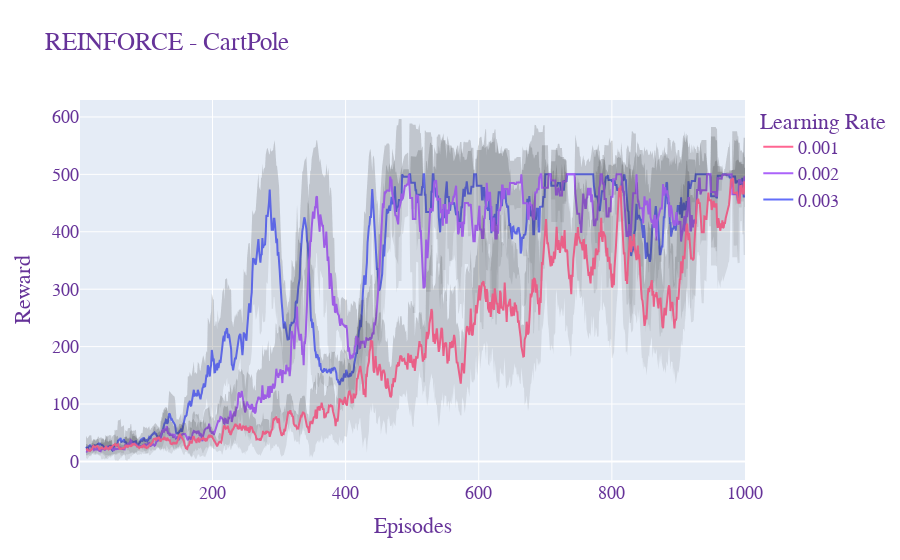

Write notebook code for a chart like this one.
### Code cell
run_cartpole()

### Figure 1 — Plotly figure (JSON) as saved in the notebook; plotly's stock layout.template omitted (floating-point values rounded to 4 significant figures; data arrays with more than 128 entries replaced by an {"elided": "..."} marker saying what was removed)
{"data": [{"mode": "lines", "name": "0.003", "type": "scatter", "x": {"elided": "1000 int values"}, "y": {"elided": "1000 float values"}}, {"fill": "tonexty", "fillcolor": "rgba(40, 40, 40, 0.1)", "line": {"width": 0}, "marker": {"color": "#444"}, "mode": "lines", "name": "0.003 upper bound", "showlegend": false, "type": "scatter", "x": {"elided": "1000 int values"}, "y": {"elided": "1000 float values"}}, {"fill": "tonexty", "fillcolor": "rgba(40, 40, 40, 0.1)", "line": {"width": 0}, "marker": {"color": "#444"}, "mode": "lines", "name": "0.003 lower bound", "showlegend": false, "type": "scatter", "x": {"elided": "1000 int values"}, "y": {"elided": "1000 float values"}}, {"mode": "lines", "name": "0.002", "type": "scatter", "x": {"elided": "1000 int values"}, "y": {"elided": "1000 float values"}}, {"fill": "tonexty", "fillcolor": "rgba(40, 40, 40, 0.1)", "line": {"width": 0}, "marker": {"color": "#444"}, "mode": "lines", "name": "0.002 upper bound", "showlegend": false, "type": "scatter", "x": {"elided": "1000 int values"}, "y": {"elided": "1000 float values"}}, {"fill": "tonexty", "fillcolor": "rgba(40, 40, 40, 0.1)", "line": {"width": 0}, "marker": {"color": "#444"}, "mode": "lines", "name": "0.002 lower bound", "showlegend": false, "type": "scatter", "x": {"elided": "1000 int values"}, "y": {"elided": "1000 float values"}}, {"mode": "lines", "name": "0.001", "type": "scatter", "x": {"elided": "1000 int values"}, "y": {"elided": "1000 float values"}}, {"fill": "tonexty", "fillcolor": "rgba(40, 40, 40, 0.1)", "line": {"width": 0}, "marker": {"color": "#444"}, "mode": "lines", "name": "0.001 upper bound", "showlegend": false, "type": "scatter", "x": {"elided": "1000 int values"}, "y": {"elided": "1000 float values"}}, {"fill": "tonexty", "fillcolor": "rgba(40, 40, 40, 0.1)", "line": {"width": 0}, "marker": {"color": "#444"}, "mode": "lines", "name": "0.001 lower bound", "showlegend": false, "type": "scatter", "x": {"elided": "1000 int values"}, "y": {"elided": "1000 float values"}}], "layout": {"font": {"color": "RebeccaPurple", "family": "Courier New, monospace", "size": 18}, "legend": {"title": {"text": "Learning Rate"}}, "title": {"text": "REINFORCE - CartPole"}, "xaxis": {"title": {"text": "Episodes"}}, "yaxis": {"title": {"text": "Reward"}}}}
